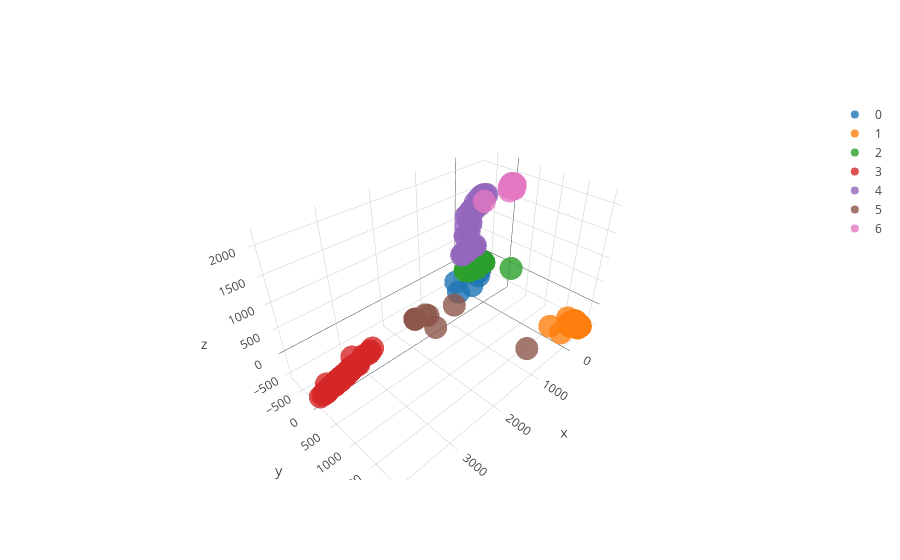

Notebook cell for this chart:
### Code cell
vis_data.plot_data('data/d_matrices/pca_3_1209.txt', clustering)
